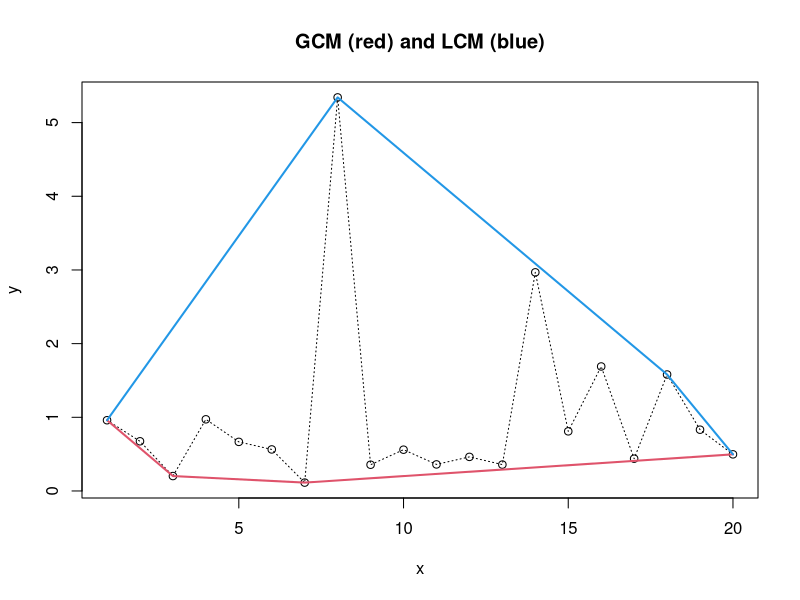

R code for this plot:
library(fdrtool)


### Name: gcmlcm
### Title: Greatest Convex Minorant and Least Concave Majorant
### Aliases: gcmlcm
### Keywords: smooth

### ** Examples

# load "fdrtool" library
library("fdrtool")

# generate some data
x = 1:20
y = rexp(20)
plot(x, y, type="l", lty=3, main="GCM (red) and LCM (blue)")
points(x, y)

# greatest convex minorant (red)
gg = gcmlcm(x,y)
lines(gg$x.knots, gg$y.knots, col=2, lwd=2)

# least concave majorant (blue)
ll = gcmlcm(x,y, type="lcm")
lines(ll$x.knots, ll$y.knots, col=4, lwd=2)
